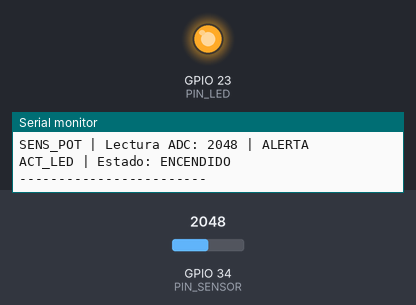
The program below on a simulated ESP32. Parts: output pins drawn as LEDs (lit = HIGH), the last lines printed to the serial monitor. Inputs (shaded band) come from the test bench; at power-on: GPIO 34 (PIN_SENSOR) = 2048 (analog values on the 0–4095 scale).

Above: at 1.8 s.
1.9 s: GPIO 34 (PIN_SENSOR) set to 1992
At 2.6 s:
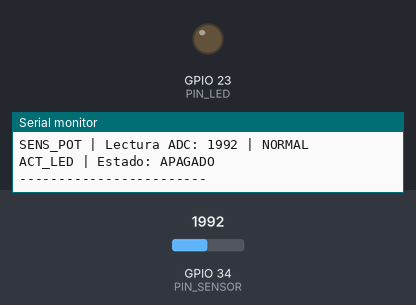
3.5 s: GPIO 34 (PIN_SENSOR) set to 2088
At 3.8 s:
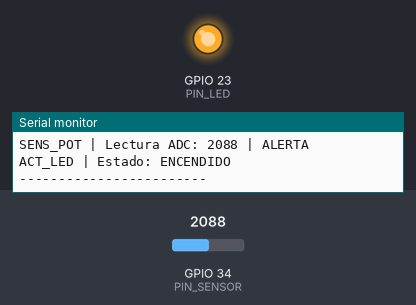
5.0 s: GPIO 34 (PIN_SENSOR) set to 2047
At 6.1 s:
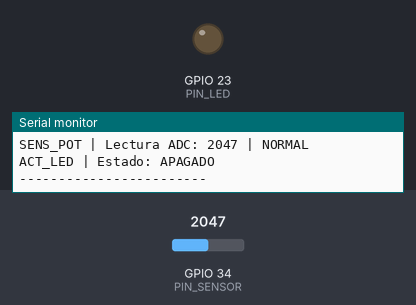
Timing chart, 0 to 8.0 s (numbered marks = the images above; inputs shaded):
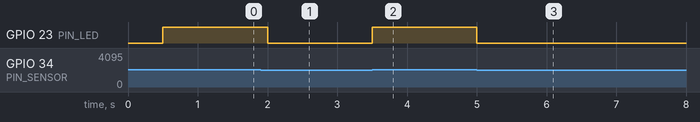

The program:

main.cpp
```cpp
#include <Arduino.h>
#include "NodoIoT.h"
#include "NodoSensorFisico.h"
#include "NodoActuadorFisico.h"

#define PIN_SENSOR 34
#define PIN_LED 23

const int N = 2;

NodoSensorFisico sensor("SENS_POT", PIN_SENSOR);

NodoActuadorFisico actuador(
    "ACT_LED", PIN_LED, &sensor
);

// Arreglo de polimorfismo para almacenar los nodos de la red
NodoIoT* red[N] = {
    &sensor,
    &actuador
};

unsigned long tiempoAnterior = 0;
const unsigned long intervalo = 500;

void setup() {
    Serial.begin(115200);
    analogReadResolution(12);

    sensor.setUmbralAlerta(2048);

    Serial.println("========================");
    Serial.println("PRACTICA 3 - LOS COMPILADOS");
    Serial.println("========================");

    for (int i = 0; i < N; i++) {
        red[i]->iniciar();
    }
}

void loop() {
    unsigned long tiempoActual = millis();

    if (tiempoActual - tiempoAnterior >= intervalo) {
        tiempoAnterior = tiempoActual;

        for (int i = 0; i < N; i++) {
            red[i]->ejecutarAccion();
        }

        Serial.println("------------------------");
    }
}
```

NodoActuadorFisico.cpp
```cpp
#include "NodoActuadorFisico.h"

NodoActuadorFisico::NodoActuadorFisico(
    String id,
    int pinHardware,
    NodoSensorFisico* sensor)
    : NodoIoT(id, pinHardware),
      _estadoActivo(false),
      _sensor(sensor) {
}

void NodoActuadorFisico::iniciar() {
    pinMode(pin, OUTPUT);
    digitalWrite(pin, LOW);

    conectado = true;

    Serial.println(idDispositivo + " conectado");
}

bool NodoActuadorFisico::getEstado() const {
    return _estadoActivo;
}

void NodoActuadorFisico::ejecutarAccion() {
    _estadoActivo = _sensor->hayAlerta();

    digitalWrite(pin, _estadoActivo ? HIGH : LOW);

    Serial.print(idDispositivo);
    Serial.print(" | Estado: ");
    Serial.println(_estadoActivo ? "ENCENDIDO" : "APAGADO");
}
```

NodoActuadorFisico.h
```cpp
#ifndef NODO_ACTUADOR_FISICO_H
#define NODO_ACTUADOR_FISICO_H

#include "NodoIoT.h"
#include "NodoSensorFisico.h"

class NodoActuadorFisico : public NodoIoT {
private:
    bool _estadoActivo;
    NodoSensorFisico* _sensor;

public:
    NodoActuadorFisico(
        String id,
        int pinHardware,
        NodoSensorFisico* sensor
    );

    bool getEstado() const;

    void iniciar() override;
    void ejecutarAccion() override;
};

#endif
```

NodoIoT.cpp
```cpp
#include "NodoIoT.h"

NodoIoT::NodoIoT(String id, int pinHardware)
    : idDispositivo(id),
      pin(pinHardware),
      conectado(false) {
}

void NodoIoT::iniciar() {
    pinMode(pin, INPUT);
    conectado = true;

    Serial.println(idDispositivo + " conectado");
}
```

NodoIoT.h
```cpp
#ifndef NODO_IOT_H
#define NODO_IOT_H

#include <Arduino.h>

class NodoIoT {
protected:
    String idDispositivo;
    int pin;
    bool conectado;

public:
    NodoIoT(String id, int pinHardware);

    virtual void iniciar();
    virtual void ejecutarAccion() = 0;
    virtual ~NodoIoT() = default;
};

#endif
```

NodoSensorFisico.cpp
```cpp
#include "NodoSensorFisico.h"

NodoSensorFisico::NodoSensorFisico(
    String id, int pinHardware)
    : NodoIoT(id, pinHardware),
      _umbralAlerta(2048),
      _valorActual(0) {
}

void NodoSensorFisico::setUmbralAlerta(int umbral) {
    if (umbral >= 0 && umbral <= 4095) {
        _umbralAlerta = umbral;
    } else {
        Serial.println("Error: umbral fuera de rango");
    }
}

int NodoSensorFisico::getValorActual() const {
    return _valorActual;
}

bool NodoSensorFisico::hayAlerta() const {
    return _valorActual >= _umbralAlerta;
}

void NodoSensorFisico::iniciar() {
    NodoIoT::iniciar();
}

void NodoSensorFisico::ejecutarAccion() {
    _valorActual = analogRead(pin);

    Serial.print(idDispositivo);
    Serial.print(" | Lectura ADC: ");
    Serial.print(_valorActual);

    if (hayAlerta()) {
        Serial.println(" | ALERTA");
    } else {
        Serial.println(" | NORMAL");
    }
}
```

NodoSensorFisico.h
```cpp
#ifndef NODO_SENSOR_FISICO_H
#define NODO_SENSOR_FISICO_H

#include "NodoIoT.h"

class NodoSensorFisico : public NodoIoT {
private:
    int _umbralAlerta;
    int _valorActual;

public:
    NodoSensorFisico(String id, int pinHardware);

    void setUmbralAlerta(int umbral);
    int getValorActual() const;
    bool hayAlerta() const;

    void iniciar() override;
    void ejecutarAccion() override;
};

#endif
```

Measured:
- the behaviour switches between 2048 and 2047 on GPIO 34 (PIN_SENSOR) (found by bisection; images 0 and 1)
- after the input at 1.9 s, GPIO 23 (PIN_LED): HIGH → LOW after 0.10 s
- after the input at 3.5 s, GPIO 23 (PIN_LED): LOW → HIGH at once
- after the input at 5.0 s, GPIO 23 (PIN_LED): HIGH → LOW at once
